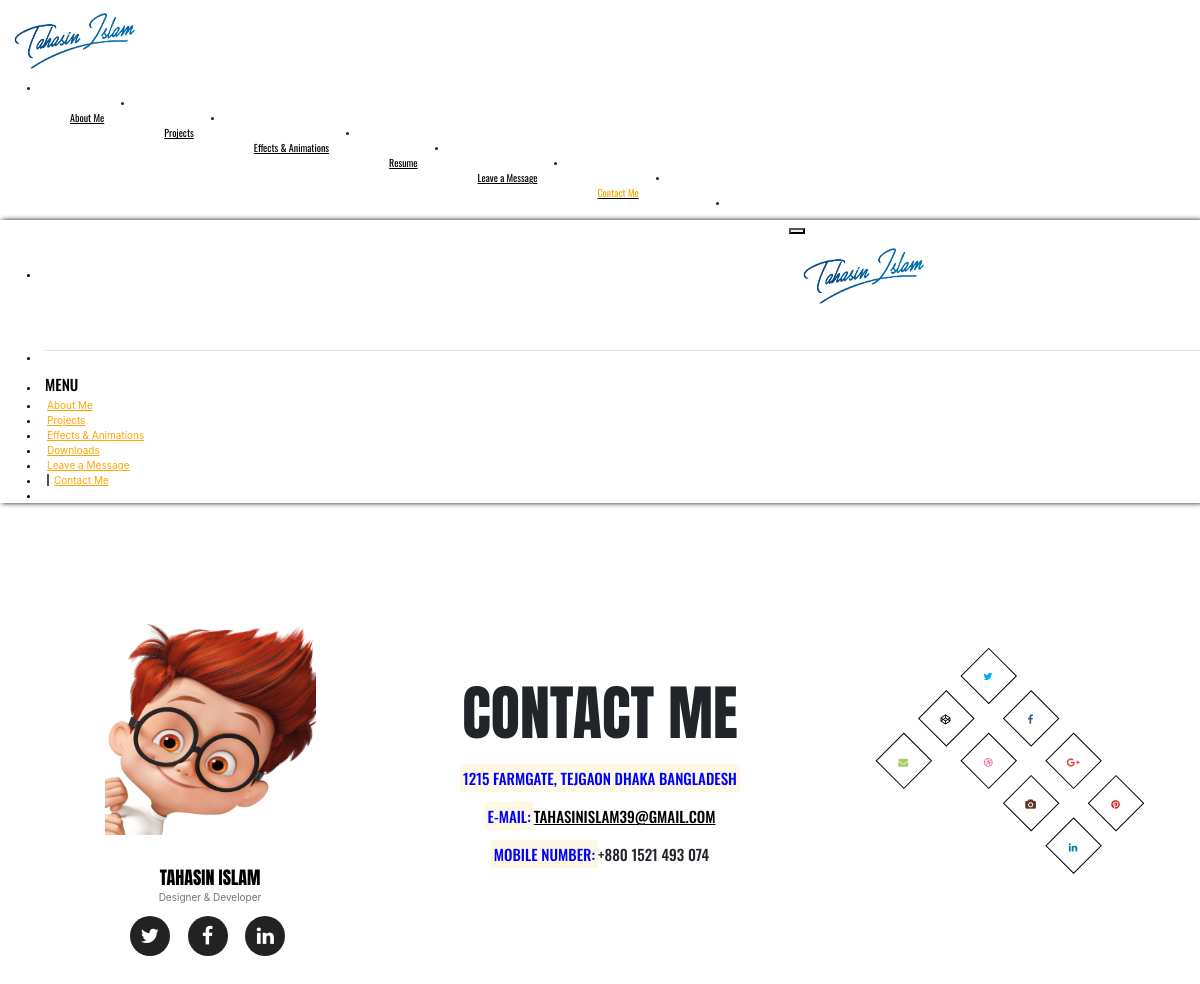
Page /contact-me.php on the committed database.
### tables this page shows
CREATE TABLE `me` (
  `id` int(11) NOT NULL,
  `pro_pic` varchar(100) NOT NULL,
  `name` text NOT NULL,
  `position` varchar(50) NOT NULL,
  `twitter_link` varchar(100) NOT NULL,
  `facebook_link` varchar(100) NOT NULL,
  `linkedin_link` varchar(100) NOT NULL
);

CREATE TABLE `contact` (
  `id` int(11) NOT NULL,
  `address` varchar(200) NOT NULL,
  `email` varchar(100) NOT NULL,
  `phone` varchar(50) NOT NULL
);

### contact-me.php (the view, shortened to what this page needs)
<?php require 'database/connect.php'; ?>
<!DOCTYPE html>
<html>
    <head>
        <link href="css/style.min.css" rel="stylesheet">
        <link href="css/style.css" rel="stylesheet">
        <link href="css/social-links.css" rel="stylesheet">
        <link href="vendor/bootstrap/css/bootstrap.min.css" rel="stylesheet">
        <link href="vendor/font-awesome/css/font-awesome.min.css" rel="stylesheet" type="text/css">
        <link rel="stylesheet" href="vendor/font-awesome/css/font-awesome.css" type="text/css"/>
        <link rel='stylesheet' href='https://cdnjs.cloudflare.com/ajax/libs/uikit/3.0.0-beta.31/css/uikit.min.css'>
        <link rel="stylesheet" href="https://maxcdn.bootstrapcdn.com/bootstrap/4.0.0/css/bootstrap.min.css">
    </head>
    <body>
        <div class="uk-offcanvas-content">
            <?php include './parts/nav.php'; ?>
        </div>
        <div class="col-sm-12" style="margin-top: 2%">
            <div class="col-sm-4 pro-pic" style="margin-top: 80px">
                <?php include './parts/me.php'; ?>
            </div>
            <div class="col-sm-4 about-me" style="margin-top: 12%;text-align: center">
                <h1 class="animated bounce" id="mytext"></h1><br/>
                <?php
                require './database/connect.php';
                $sql = "SELECT * FROM `contact`";
                $result = $conn->query($sql);
                if ($result->num_rows > 0) {
                    while ($row = $result->fetch_assoc()) {
                        ?>
                        <h3><span uk-icon="home"></span><mark style="color:blue;"><?php echo $row['address']; ?></mark></h3><br/>
                        <h3><span uk-icon="mail"></span><mark style="color:blue;">E-MAIL:</mark><a href="mailto:<?php echo $row['email']; ?>" target="_top" title="click to mail me!"><?php echo $row['email']; ?></a></h3><br/>
                        <h3><span uk-icon="receiver"></span><mark style="color:blue;">MOBILE NUMBER:</mark><?php echo $row['phone']; ?></h3><br/>
                    <?php } ?>
                    <?php
                } else {
                    echo "0 results";
                }
                ?>
            </div>
            <div class="col-sm-4 about-me" style="margin-top: 6%;text-align: center">
                <div class="social-container-wrap">
                    <div class="social-container">
                        <a href="https://twitter.com/islam_tahasin" target="_blank" class="twitter" title="twitter"><i class="fa fa-twitter"></i></a>
                        <a href="https://www.facebook.com/tahasin.tahasinislam" target="_blank" class="facebook" title="facebook"><i class="fa fa-facebook"></i></a>
                        <a href="#" class="googleplus" title="googleplus"><i class="fa fa-google-plus"></i></a>
                        <a href="#" class="pinterest" title="pinterest"><i class="fa fa-pinterest"></i></a>
                        <a href="https://codepen.io/Tahasin/" target="_blank" class="codepen" title="codepen"><i class="fa fa-codepen"></i></a>
                        <a href="#" class="dribbble" title="dribbble"><i class="fa fa-dribbble"></i></a>
                        <a href="access/access-me.php" onclick="basicPopup(this.href); return false" class="instagram" title="update-me"><i class="fa fa-camera"></i></a>
                        <a href="https://www.linkedin.com/in/tahasin-islam-39ba01152/" target="_blank"class="linkedin" title="linkedin"><i class="fa fa-linkedin"></i></a>
                        <a href="mailto:tahasinislam39@gmail.com" class="envelope" title="email"><i class="fa fa-envelope"></i></a>
                    </div>
                </div>
            </div>
        </div>
    </body>
</html>

### parts/me.php
<?php
$sql = "SELECT * FROM me";
$result = $conn->query($sql);
if ($result->num_rows > 0) {
    ?>
    <div class="team-member">
        <?php while ($row = $result->fetch_assoc()) { ?>
            <img src="access/<?php echo $row['pro_pic']; ?>" alt="Image not found!" onerror="this.onerror=null; this.src='<?php echo $row['pro_pic']; ?>';"/>
            <h4 style="color: black;font-family: 'Anton', serif;"><?php echo $row['name']; ?></h4>
            <p class="text-muted"><?php echo $row['position']; ?></p>
            <ul class="list-inline social-buttons">
                <li class="list-inline-item"  title="twitter">
                    <a href="<?php echo $row['twitter_link']; ?>" target="_blank">
                        <i class="fa fa-twitter" target="_blank"></i>
                    </a>
                </li>
                <li class="list-inline-item"  title="facebook">
                    <a href="<?php echo $row['facebook_link']; ?>" target="_blank">
                        <i class="fa fa-facebook"></i>
                    </a>
                </li>
                <li class="list-inline-item"  title="linkedin">
                    <a href="<?php echo $row['linkedin_link']; ?>" target="_blank">
                        <i class="fa fa-linkedin"></i>
                    </a>
                </li>
            </ul>
        </div>
    <?php } ?>
    <?php
} else {
    echo "Error: " . $sql . "<br>" . $conn->error;
}
?>

### css/style.css (style rules this page uses)
.pro-pic { margin-top: 50px }
.about-me { margin-top: 100px; }
.about-me h1 { font-size: 60px; font-family: 'Anton', sans-serif; }
h4 { font-family: 'Anton', sans-serif; }
h3 { font-family: 'Anton', sans-serif; }
.bounce { animation-name: bounce; }
.animated { animation-duration: 2.5s; animation-fill-mode: both; animation-iteration-count: 3; }
h1 { font-weight: 2000 }

### css/social-links.css (style rules this page uses)
.social-container-wrap { width:100%;height:auto;margin:auto;padding:50px 0;-webkit-transition: all .2s ease-out; -moz-transition: all .2s ease-out; -ms-transition: all .2s ease-out; -o-transition: all .2s ease-out; transition: all .2s ease-out; margin-top: 5% }
.social-container { margin: 0 auto; width: 285px; height: 260px; padding-left: 30px; -webkit-transition: all .2s ease-in; -moz-transition: all .2s ease-in; -ms-transition: all .2s ease-in; -o-transition: all .2s ease-in; transition: all .2s ease-in; text-align: center; -webkit-transition: -webkit-transform .7s; -moz-transition: -moz-transform .7s; -ms-transition: -ms-transform .7s; -o-transition: -o-transform .7s; transition: transform .7s; -webkit-transform: rotate(45deg); -moz-transform: rotate(45deg); -ms-transform: rotate(45deg); -o-transform: rotate(45deg); transform: rotate(45deg); }
.social-container a { display: block; position:relative; height: 4em; width: 4em; line-height: 4em; float:left; margin-right:20px; margin-top:20px; text-align: center; border: 1px solid rgba(255,255,255,.3); color: rgba(255,255,255,.6); -webkit-transition: -webkit-transform .7s; -moz-transition: -moz-transform .7s; -ms-transition: -ms-transform .7s; -o-transition: -o-transform .7s; transition: transform .7s; }
.social-container .twitter { color:#00aced;border-color:black; }
.social-container .facebook { color:#3b5998;border-color:black; }
.social-container .googleplus { color:#dd4b39;border-color:black; }
.social-container .pinterest { color:#cc2127;border-color:black; }
.social-container .dribbble { color:#ea4c89;border-color:black; }
.social-container .instagram { color:#5c3d2e;border-color:black; }
.social-container .linkedin { color:#007fb1;border-color:black; }
.social-container .envelope { color:#aaca62;border-color:black; }
.social-container .codepen { color:black;border-color:black; }
.social-container a i { -webkit-transform: rotate(-45deg); -moz-transform: rotate(-45deg); -ms-transform: rotate(-45deg); -o-transform: rotate(-45deg); transform: rotate(-45deg); }

### contact-me.php (style rules this page uses)
body { background-position: center center; background-repeat: no-repeat; background-attachment: fixed; background-size: cover; }
h4 { font-size: 18px; }
h3 { font-size: 15px; font-family: 'Oswald', sans-serif !important; }
h3 a { color:black }
a { text-decoration: underline !important;color:orange }
*,:before,:after { -moz-box-sizing:border-box; -webkit-box-sizing:border-box; box-sizing:border-box; }

### rows in the picture
me: pro_pic (picture), name "TAHASIN ISLAM", position "Designer & Developer"
contact: address "1215 FARMGATE, TEJGAON DHAKA BANGLADESH", email "TAHASINISLAM39@GMAIL.COM", phone "+880 1521 493 074"
